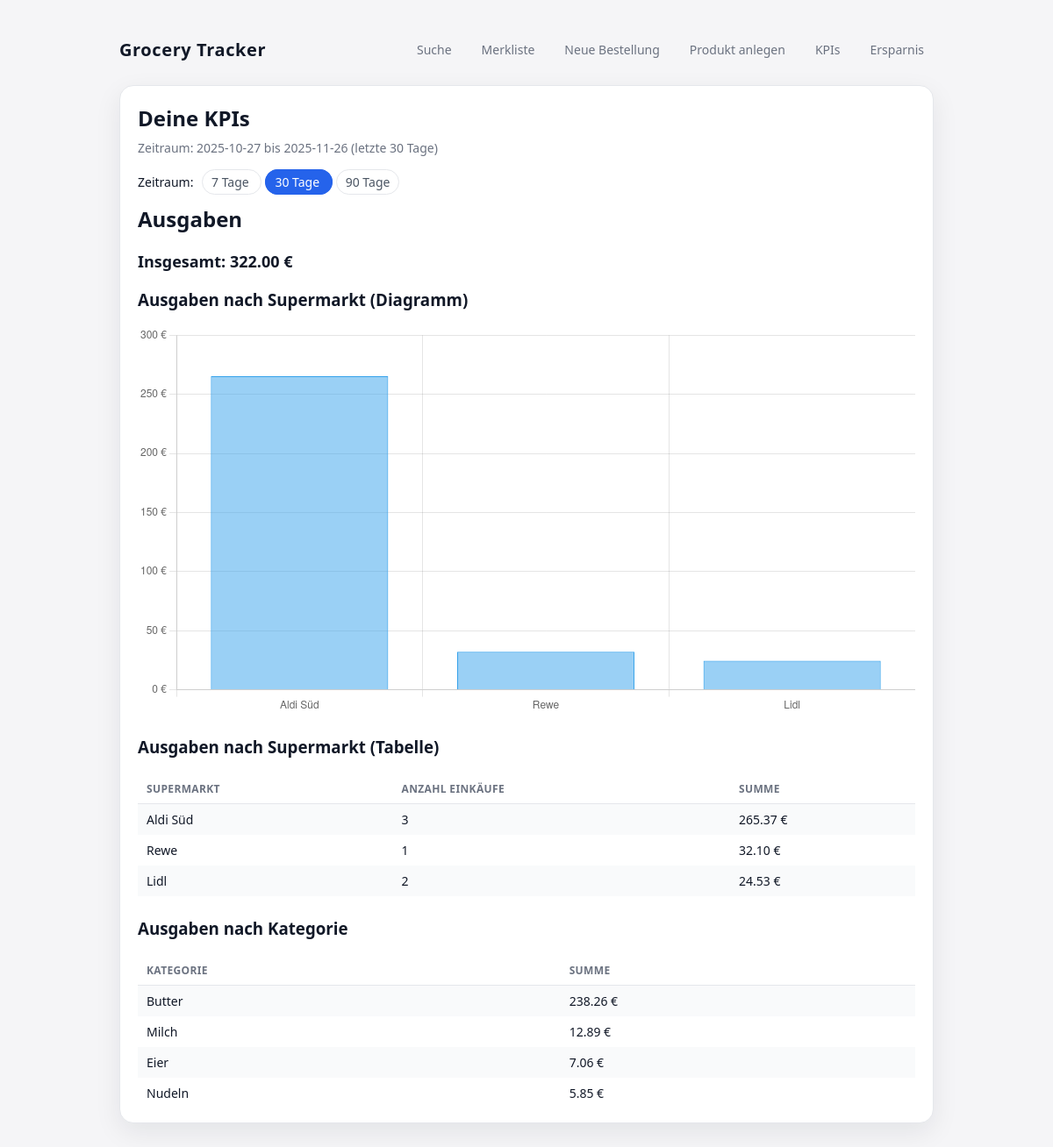
/kpis, run on the app's committed database.
### tables this page shows
CREATE TABLE supermarkets (
    id TEXT PRIMARY KEY,
    name TEXT NOT NULL,
    location TEXT,
    website TEXT
);

CREATE TABLE products (
    id TEXT PRIMARY KEY,
    name TEXT NOT NULL,
    brand TEXT,
    category TEXT,
    created_by_user_id TEXT,
    is_user_created INTEGER NOT NULL DEFAULT 0,
    created_at TEXT NOT NULL,
    FOREIGN KEY (created_by_user_id) REFERENCES users(id)
);

### app.py (the view)
@app.route("/kpis")
def kpis():
    conn = get_connection()
    cur = conn.cursor()
    days_param = request.args.get("days", "30")
    try:
        days = int(days_param)
    except ValueError:
        days = 30
    if days not in (7, 30, 90):
        days = 30
    now = datetime.now()
    since = now - timedelta(days=days)
    total_row = cur.execute(
        """
        SELECT COALESCE(SUM(total_amount), 0) AS total
        FROM orders
        WHERE user_id = ?
          AND order_date >= ?
        """,
        (CURRENT_USER_ID, since.isoformat()),
    ).fetchone()
    total_amount = total_row["total"]
    by_market = cur.execute(
        """
        SELECT
            s.name AS supermarket_name,
            COUNT(o.id) AS order_count,
            SUM(o.total_amount) AS sum_amount
        FROM orders o
        JOIN supermarkets s ON s.id = o.supermarket_id
        WHERE o.user_id = ?
          AND o.order_date >= ?
        GROUP BY s.id
        ORDER BY sum_amount DESC
        """,
        (CURRENT_USER_ID, since.isoformat()),
    ).fetchall()
    by_category = cur.execute(
        """
        SELECT
            p.category AS category,
            SUM(oi.quantity * oi.price_at_purchase) AS sum_amount
        FROM order_items oi
        JOIN orders o ON o.id = oi.order_id
        JOIN products p ON p.id = oi.product_id
        WHERE o.user_id = ?
          AND o.order_date >= ?
        GROUP BY p.category
        ORDER BY sum_amount DESC
        """,
        (CURRENT_USER_ID, since.isoformat()),
    ).fetchall()
    conn.close()
    return render_template(
        "template/kpis.html",
        total_last_30=total_amount,
        by_market=by_market,
        by_category=by_category,
        since=since.date(),
        until=now.date(),
        days=days,
    )

### app.py (called while the page is built)
def get_connection():
    conn = sqlite3.connect(DB_PATH)
    conn.row_factory = sqlite3.Row
    conn.execute("PRAGMA foreign_keys = ON;")
    return conn

### template/kpis.html (shortened to what this page needs)
{% extends "base.html" %}
{% block content %}
<div class="card">
  <h1>Deine KPIs</h1>
  <p class="subtitle">
    Zeitraum: {{ since }} bis {{ until }} (letzte {{ days }} Tage)
  </p>
  <div style="margin-bottom: 16px; font-size: 14px;">
    Zeitraum:
    <a href="{{ url_for('kpis', days=7) }}"
       style="margin-left: 6px; padding: 4px 10px; border-radius: 999px;
              text-decoration: none; border: 1px solid #e5e7eb;
              {% if days == 7 %}background:#2563eb;color:#fff;border-color:#2563eb;{% else %}color:#4b5563;{% endif %}">
      7 Tage
    </a>
    <a href="{{ url_for('kpis', days=30) }}"
       style="margin-left: 4px; padding: 4px 10px; border-radius: 999px;
              text-decoration: none; border: 1px solid #e5e7eb;
              {% if days == 30 %}background:#2563eb;color:#fff;border-color:#2563eb;{% else %}color:#4b5563;{% endif %}">
      30 Tage
    </a>
    <a href="{{ url_for('kpis', days=90) }}"
       style="margin-left: 4px; padding: 4px 10px; border-radius: 999px;
              text-decoration: none; border: 1px solid #e5e7eb;
              {% if days == 90 %}background:#2563eb;color:#fff;border-color:#2563eb;{% else %}color:#4b5563;{% endif %}">
      90 Tage
    </a>
  </div>
  <h2 style="margin-top: 0;">Ausgaben</h2>
  <p style="font-size: 18px; font-weight: 600; margin: 4px 0 16px;">
    Insgesamt: {{ "%.2f"|format(total_last_30) }} €
  </p>
  {% if by_market %}
    <h3>Ausgaben nach Supermarkt (Diagramm)</h3>
    <canvas id="marketChart" style="max-width: 100%; height: 260px;"></canvas>
  {% endif %}
  <h3 style="margin-top: 24px;">Ausgaben nach Supermarkt (Tabelle)</h3>
  {% if by_market %}
    <table>
      <tr>
        <th>Supermarkt</th>
        <th>Anzahl Einkäufe</th>
        <th>Summe</th>
      </tr>
      {% for row in by_market %}
      <tr>
        <td>{{ row["supermarket_name"] }}</td>
        <td>{{ row["order_count"] }}</td>
        <td class="price">{{ "%.2f"|format(row["sum_amount"]) }} €</td>
      </tr>
      {% endfor %}
    </table>
  {% else %}
    <p class="empty-state">Keine Einkäufe im Zeitraum.</p>
  {% endif %}
  <h3 style="margin-top: 24px;">Ausgaben nach Kategorie</h3>
  {% if by_category %}
    <table>
      <tr>
        <th>Kategorie</th>
        <th>Summe</th>
      </tr>
      {% for row in by_category %}
      <tr>
        <td>{{ row["category"] or "Unbekannt" }}</td>
        <td class="price">{{ "%.2f"|format(row["sum_amount"]) }} €</td>
      </tr>
      {% endfor %}
    </table>
  {% else %}
    <p class="empty-state">Keine Kategoriedaten im Zeitraum.</p>
  {% endif %}
</div>
{% if by_market %}
  <script>
    const marketLabels = {{ by_market | map(attribute='supermarket_name') | list | tojson }};
    const marketValues = {{ by_market | map(attribute='sum_amount') | list | tojson }};
    const ctx = document.getElementById('marketChart').getContext('2d');
    const marketChart = new Chart(ctx, {
      type: 'bar',
      data: {
        labels: marketLabels,
        datasets: [{
          label: 'Ausgaben (letzte {{ days }} Tage)',
          data: marketValues,
          borderWidth: 1
        }]
      },
      options: {
        responsive: true,
        scales: {
          y: {
            beginAtZero: true,
            ticks: {
              callback: (value) => (value.toFixed ? value.toFixed(0) : value) + ' €'
            }
          }
        },
        plugins: {
          legend: {
            display: false
          },
          tooltip: {
            callbacks: {
              label: (ctx) => ctx.parsed.y.toFixed(2) + ' €'
            }
          }
        }
      }
    });
  </script>
{% endif %}
{% endblock %}

### template/base.html (style rules this page uses)
:root { --bg: #f5f5f7; --card-bg: #ffffff; --accent: #2563eb; --accent-soft: #dbeafe; --text: #111827; --muted: #6b7280; --border: #e5e7eb; }
* { box-sizing: border-box; }
body { margin: 0; font-family: system-ui, -apple-system, BlinkMacSystemFont, "Segoe UI", sans-serif; background: var(--bg); color: var(--text); }
.card { background: var(--card-bg); border-radius: 16px; padding: 20px 20px 16px; box-shadow: 0 10px 30px rgba(15, 23, 42, 0.08); border: 1px solid var(--border); }
h1 { margin: 0 0 8px; font-size: 24px; }
.subtitle { margin: 0 0 20px; font-size: 14px; color: var(--muted); }
table { width: 100%; border-collapse: collapse; font-size: 14px; margin-top: 4px; }
th, td { padding: 8px 10px; text-align: left; }
th { font-size: 12px; text-transform: uppercase; letter-spacing: 0.03em; color: var(--muted); border-bottom: 1px solid var(--border); }
tr:nth-child(even) td { background: #f9fafb; }
.price { font-variant-numeric: tabular-nums; font-weight: 500; }

### data on the page
supermarkets: supermarket_name "Aldi Süd", order_count "3", sum_amount "265.37"
supermarkets: supermarket_name "Rewe", order_count "1", sum_amount "32.10"
supermarkets: supermarket_name "Lidl", order_count "2", sum_amount "24.53"
products: category "Butter", sum_amount "238.26"
products: category "Eier", sum_amount "7.06"
products: category "Nudeln", sum_amount "5.85"

### other printed values
{{ since }} "2025-10-27"
{{ days }} "30"
{{ "%.2f"|format(total_last_30) }} "322.00"
{{ row["category"] or "Unbekannt" }} "Milch"
{{ "%.2f"|format(row["sum_amount"]) }} "12.89"
chart data {{ by_market | map(attribute='sum_amount') | list | tojson }} [265.37, 32.1, 24.53]
